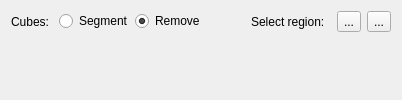
              <widget class="QWidget" name="tab">
               <attribute name="title">
                <string>Breakwater</string>
               </attribute>
               <layout class="QGridLayout" name="gridLayout_13">
                <item row="0" column="0">
                 <layout class="QHBoxLayout" name="horizontalLayout_3">
                  <item>
                   <widget class="QLabel" name="label_3">
                    <property name="minimumSize">
                     <size>
                      <width>42</width>
                      <height>0</height>
                     </size>
                    </property>
                    <property name="maximumSize">
                     <size>
                      <width>42</width>
                      <height>16777215</height>
                     </size>
                    </property>
                    <property name="text">
                     <string>Cubes:</string>
                    </property>
                   </widget>
                  </item>
                  <item>
                   <widget class="QRadioButton" name="breakwaterSegmentCubesRadioButton">
                    <property name="minimumSize">
                     <size>
                      <width>70</width>
                      <height>0</height>
                     </size>
                    </property>
                    <property name="maximumSize">
                     <size>
                      <width>70</width>
                      <height>16777215</height>
                     </size>
                    </property>
                    <property name="text">
                     <string>Segment</string>
                    </property>
                    <property name="checked">
                     <bool>false</bool>
                    </property>
                   </widget>
                  </item>
                  <item>
                   <widget class="QRadioButton" name="breakwaterRemoveCubesRadioButton">
                    <property name="minimumSize">
                     <size>
                      <width>70</width>
                      <height>0</height>
                     </size>
                    </property>
                    <property name="maximumSize">
                     <size>
                      <width>70</width>
                      <height>16777215</height>
                     </size>
                    </property>
                    <property name="text">
                     <string>Remove</string>
                    </property>
                    <property name="checked">
                     <bool>true</bool>
                    </property>
                   </widget>
                  </item>
                  <item>
                   <spacer name="horizontalSpacer_9">
                    <property name="orientation">
                     <enum>Qt::Horizontal</enum>
                    </property>
                    <property name="sizeHint" stdset="0">
                     <size>
                      <width>40</width>
                      <height>20</height>
                     </size>
                    </property>
                   </spacer>
                  </item>
                  <item>
                   <widget class="QLabel" name="label_5">
                    <property name="minimumSize">
                     <size>
                      <width>80</width>
                      <height>0</height>
                     </size>
                    </property>
                    <property name="text">
                     <string>Select region:</string>
                    </property>
                   </widget>
                  </item>
                  <item>
                   <widget class="QToolButton" name="breakwaterCubesSelectRegionByRectangleToolButton">
                    <property name="toolTip">
                     <string>Select region by rectangle</string>
                    </property>
                    <property name="text">
                     <string>...</string>
                    </property>
                    <property name="icon">
                     <iconset resource="resources.qrc">
                      <normaloff>:/plugins/qAicedrone/icons/mActionSelectRectangle.png</normaloff>:/plugins/qAicedrone/icons/mActionSelectRectangle.png</iconset>
                    </property>
                    <property name="iconSize">
                     <size>
                      <width>24</width>
                      <height>24</height>
                     </size>
                    </property>
                    <property name="checkable">
                     <bool>true</bool>
                    </property>
                   </widget>
                  </item>
                  <item>
                   <widget class="QToolButton" name="breakwaterCubesSelectRegionByPolygonToolButton">
                    <property name="toolTip">
                     <string>Select region by polygon</string>
                    </property>
                    <property name="text">
                     <string>...</string>
                    </property>
                    <property name="icon">
                     <iconset resource="resources.qrc">
                      <normaloff>:/plugins/qAicedrone/icons/mActionSelectPolygon.png</normaloff>:/plugins/qAicedrone/icons/mActionSelectPolygon.png</iconset>
                    </property>
                    <property name="iconSize">
                     <size>
                      <width>24</width>
                      <height>24</height>
                     </size>
                    </property>
                    <property name="checkable">
                     <bool>true</bool>
                    </property>
                   </widget>
                  </item>
                 </layout>
                </item>
                <item row="1" column="0">
                 <spacer name="verticalSpacer_7">
                  <property name="orientation">
                   <enum>Qt::Vertical</enum>
                  </property>
                  <property name="sizeHint" stdset="0">
                   <size>
                    <width>20</width>
                    <height>56</height>
                   </size>
                  </property>
                 </spacer>
                </item>
               </layout>
              </widget>
